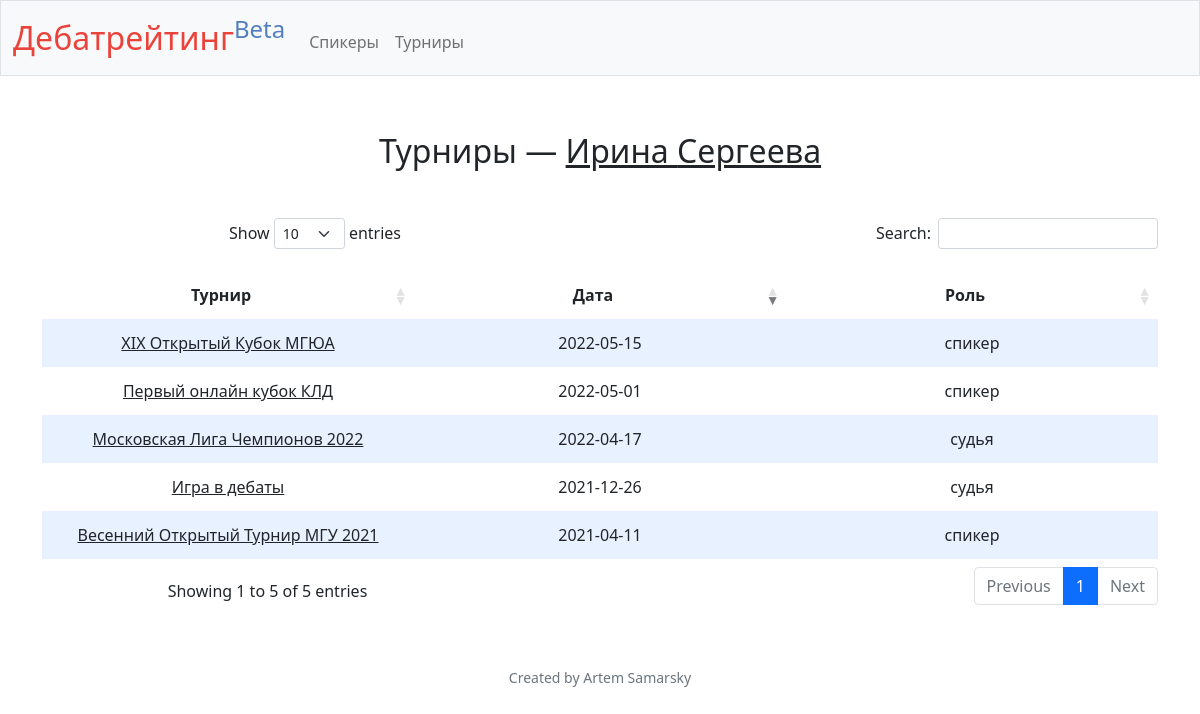
Screenshot of /participation?id=2 with the database file from the repository.
### tables this page shows
CREATE TABLE speakers (
    id INTEGER PRIMARY KEY AUTOINCREMENT NOT NULL,
    first_name TEXT NOT NULL,
    last_name TEXT NOT NULL,
    middle_name TEXT,
    society_id INTEGER,
    speaker_score NUMERIC NOT NULL DEFAULT 70,
    rating INTEGER NOT NULL DEFAULT 1500,
    ranking_by_speaks INTEGER,
    ranking_by_rating INTEGER,
    shown INTEGER NOT NULL DEFAULT 1,
    FOREIGN KEY (society_id) REFERENCES societies(id)
);

CREATE TABLE tournament_participants (
    id INTEGER PRIMARY KEY AUTOINCREMENT NOT NULL,
    tournament_id INTEGER NOT NULL,
    speaker_id INTEGER NOT NULL,
    speaker_internal_id INTEGER,
    internal_name TEXT,
    role TEXT NOT NULL,
    FOREIGN KEY(tournament_id) REFERENCES tournaments(id),
    FOREIGN KEY(speaker_id) REFERENCES speakers(id)
);

CREATE TABLE tournaments (
    id INTEGER PRIMARY KEY AUTOINCREMENT NOT NULL,
    name TEXT NOT NULL,
    short_name TEXT NOT NULL,
    slug TEXT,
    domain TEXT,
    average_rating INTEGER,
    page TEXT,
    date TEXT NOT NULL,
    type TEXT NOT NULL
);

### app.py (the view)
@app.route("/participation", methods=["GET", "POST"])
def tournaments_by_speaker():
    if not request.args.get("id"):
            return apology("must provide speaker id", 400)
    id = request.args.get("id")
    speaker = db.execute(f"SELECT * FROM speakers WHERE id = {id}")[0]
    tournaments = db.execute(f"SELECT tp.*, t.name AS tournament_name, t.date AS date FROM tournament_participants tp LEFT JOIN tournaments t ON tp.tournament_id = t.id WHERE speaker_id = {id} ORDER BY id DESC")
    return render_template("speaker/participation.html", tournaments=tournaments, speaker=speaker)

### app.py (called while the page is built)
@app.after_request
def after_request(response):
    response.headers["Cache-Control"] = "no-cache, no-store, must-revalidate"
    response.headers["Expires"] = 0
    response.headers["Pragma"] = "no-cache"
    return response

### templates/speaker/participation.html (shortened to what this page needs)
{% extends "layout.html" %}
{% block main %}
    <h2 class="mb-5 mt-2">Турниры — <a href="/speaker?id={{ speaker["id"] }}">{{ speaker["first_name"] }} {{ speaker["last_name"] }}</a></h2>
    <div class="container">
        <div class="col">
            <table id="achievements" class="table table-striped" style="width:100%">
                <thead>
                    <tr>
                        <th style="width: 30%">Турнир</th>
                        <th style="width: 30%">Дата</th>
                        <th style="width: 30%">Роль</th>
                    </tr>
                </thead>
                <tbody>
                    {% for tournament in tournaments %}
                        <tr>
                            <td>
                                <a href="/tournament?id={{ tournament["tournament_id"] }}">{{ tournament["tournament_name"] }}</a>
                            </td>
                            <td>
                                {{ tournament["date"] }}
                            </td>
                            <td>
                                {% if tournament["role"] == "speaker" %}
                                    спикер
                                {% elif tournament["role"] == "ca" %}
                                    гс
                                {% elif tournament["role"] == "adjudicator" %}
                                    судья
                                {% else %}
                                    {{ tournament["role"] }}
                                {% endif %}
                            </td>
                        </tr>
                    {% endfor %}
                </tbody>
            </table>
        </div>
    </div>
{% endblock %}

### static/styles.css (style rules this page uses)
table { background-color: transparent; margin-bottom: 1rem; width: 100%; }
table a { color: #212529; }
h2 a { color: #212529; }
table th, table td { padding: 0.75rem; vertical-align: middle; }
.container { margin-left: auto; margin-right: auto; text-align: center; width: 100%; }
table.dataTable td, table.dataTable th { padding: 0.75rem; }
table.dataTable thead th, table.dataTable thead td, table.dataTable tbody th, table.dataTable tbody td, table.dataTable tfoot th, table.dataTable tfoot td { text-align: center; }
tbody tr:nth-of-type(odd) { background-color: rgb(179, 208, 255, 0.3) }
table.dataTable.table-striped > tbody > tr.odd > * { box-shadow: inset 0 0 0 9999px rgba(179, 208, 255, 0.3); }
table.dataTable.table-striped th, table.dataTable.table-striped td { border-bottom: none; }

### rows the page displays
speakers: first_name "Ирина", last_name "Сергеева"
tournament_participants: tournament_name "XIX Открытый Кубок МГЮА", date "2022-05-15", role "спикер"
tournament_participants: tournament_name "Первый онлайн кубок КЛД", date "2022-05-01", role "спикер"
tournament_participants: tournament_name "Московская Лига Чемпионов 2022", date "2022-04-17", role "судья"
tournament_participants: tournament_name "Игра в дебаты", date "2021-12-26", role "судья"
tournament_participants: tournament_name "Весенний Открытый Турнир МГУ 2021", date "2021-04-11", role "спикер"
